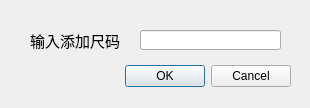
<?xml version="1.0" encoding="UTF-8"?>
<ui version="4.0">
 <class>Dialog</class>
 <widget class="QDialog" name="Dialog">
  <property name="geometry">
   <rect>
    <x>0</x>
    <y>0</y>
    <width>310</width>
    <height>108</height>
   </rect>
  </property>
  <property name="windowTitle">
   <string>Dialog</string>
  </property>
  <widget class="QDialogButtonBox" name="buttonBox">
   <property name="geometry">
    <rect>
     <x>-50</x>
     <y>60</y>
     <width>341</width>
     <height>32</height>
    </rect>
   </property>
   <property name="orientation">
    <enum>Qt::Horizontal</enum>
   </property>
   <property name="standardButtons">
    <set>QDialogButtonBox::Cancel|QDialogButtonBox::Ok</set>
   </property>
  </widget>
  <widget class="QLineEdit" name="lineEdit">
   <property name="geometry">
    <rect>
     <x>140</x>
     <y>30</y>
     <width>141</width>
     <height>20</height>
    </rect>
   </property>
  </widget>
  <widget class="QLabel" name="label_4">
   <property name="geometry">
    <rect>
     <x>30</x>
     <y>20</y>
     <width>101</width>
     <height>41</height>
    </rect>
   </property>
   <property name="font">
    <font>
     <family>黑体</family>
     <pointsize>11</pointsize>
    </font>
   </property>
   <property name="text">
    <string>输入添加尺码</string>
   </property>
  </widget>
 </widget>
 <resources/>
 <connections>
  <connection>
   <sender>buttonBox</sender>
   <signal>accepted()</signal>
   <receiver>Dialog</receiver>
   <slot>accept()</slot>
   <hints>
    <hint type="sourcelabel">
     <x>248</x>
     <y>254</y>
    </hint>
    <hint type="destinationlabel">
     <x>157</x>
     <y>274</y>
    </hint>
   </hints>
  </connection>
  <connection>
   <sender>buttonBox</sender>
   <signal>rejected()</signal>
   <receiver>Dialog</receiver>
   <slot>reject()</slot>
   <hints>
    <hint type="sourcelabel">
     <x>316</x>
     <y>260</y>
    </hint>
    <hint type="destinationlabel">
     <x>286</x>
     <y>274</y>
    </hint>
   </hints>
  </connection>
 </connections>
</ui>
